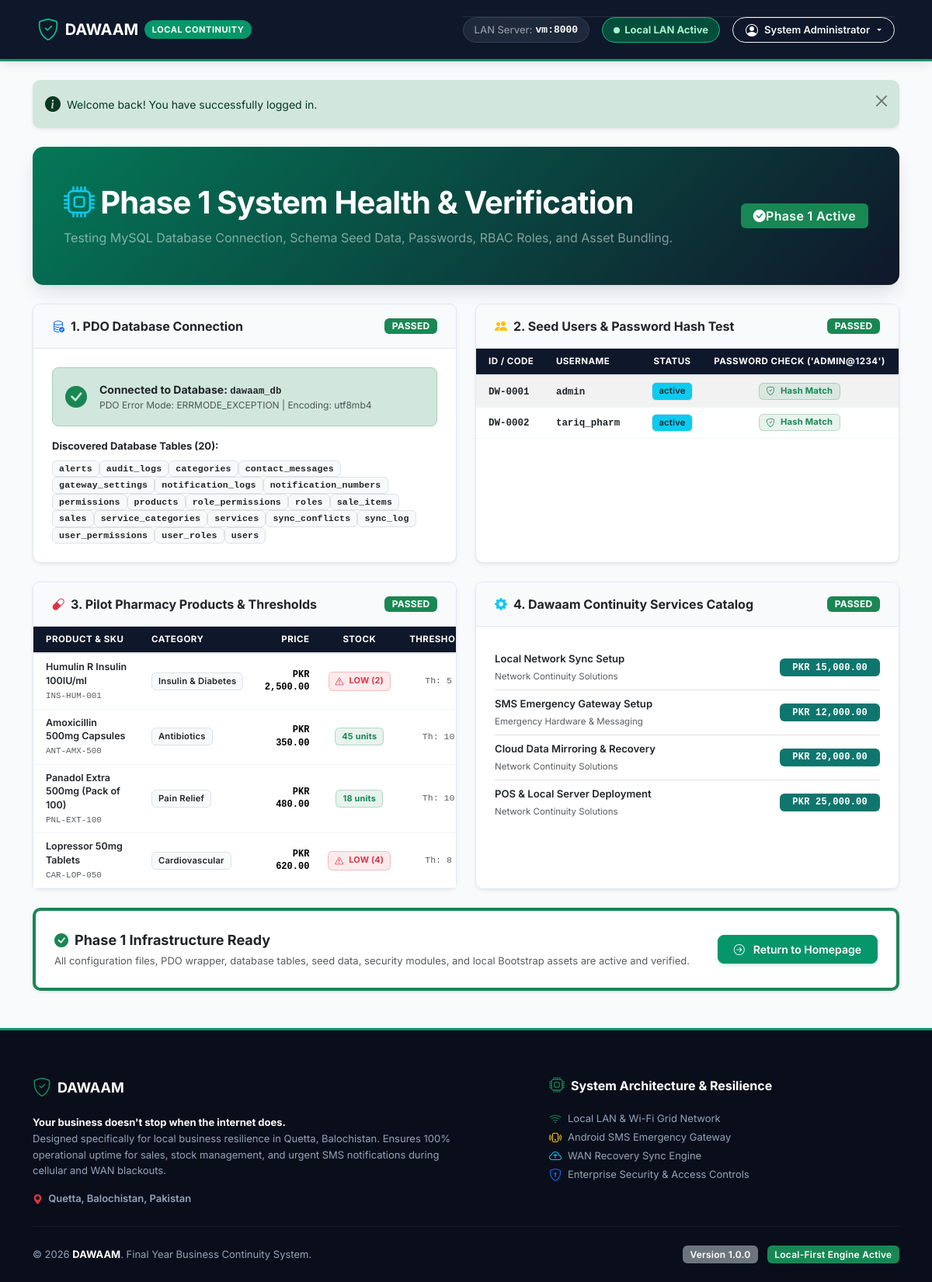
Screenshot of /test_db.php (signed in) with the database file from the repository.
### tables this page shows
CREATE TABLE `users` (
  `id` INT AUTO_INCREMENT PRIMARY KEY,
  `user_code` VARCHAR(20) NOT NULL UNIQUE COMMENT 'Unique identifier, e.g. DW-0001',
  `name` VARCHAR(100) NOT NULL,
  `username` VARCHAR(50) NOT NULL UNIQUE,
  `email` VARCHAR(100) NULL,
  `password_hash` VARCHAR(255) NOT NULL,
  `status` ENUM('active', 'inactive', 'suspended') NOT NULL DEFAULT 'active',
  `created_at` DATETIME NOT NULL DEFAULT CURRENT_TIMESTAMP,
  `updated_at` DATETIME NOT NULL DEFAULT CURRENT_TIMESTAMP ON UPDATE CURRENT_TIMESTAMP
);

CREATE TABLE `products` (
  `id` INT AUTO_INCREMENT PRIMARY KEY,
  `category_id` INT NULL,
  `name` VARCHAR(150) NOT NULL,
  `sku` VARCHAR(50) UNIQUE NULL,
  `price` DECIMAL(10,2) NOT NULL DEFAULT 0.00,
  `stock_qty` INT NOT NULL DEFAULT 0,
  `low_stock_threshold` INT NOT NULL DEFAULT 5,
  `created_at` DATETIME NOT NULL DEFAULT CURRENT_TIMESTAMP,
  `updated_at` DATETIME NOT NULL DEFAULT CURRENT_TIMESTAMP ON UPDATE CURRENT_TIMESTAMP,
  CONSTRAINT `fk_prod_cat` FOREIGN KEY (`category_id`) REFERENCES `categories`(`id`) ON DELETE SET NULL
);

CREATE TABLE `categories` (
  `id` INT AUTO_INCREMENT PRIMARY KEY,
  `name` VARCHAR(100) NOT NULL UNIQUE,
  `description` TEXT NULL,
  `created_at` DATETIME NOT NULL DEFAULT CURRENT_TIMESTAMP
);

CREATE TABLE `services` (
  `id` INT AUTO_INCREMENT PRIMARY KEY,
  `category_id` INT NOT NULL,
  `title` VARCHAR(150) NOT NULL,
  `description` TEXT NOT NULL,
  `price` DECIMAL(10,2) NOT NULL DEFAULT 0.00,
  `image_path` VARCHAR(255) NULL,
  `created_at` DATETIME NOT NULL DEFAULT CURRENT_TIMESTAMP,
  `updated_at` DATETIME NOT NULL DEFAULT CURRENT_TIMESTAMP ON UPDATE CURRENT_TIMESTAMP,
  CONSTRAINT `fk_services_cat` FOREIGN KEY (`category_id`) REFERENCES `service_categories`(`id`) ON DELETE CASCADE
);

CREATE TABLE `service_categories` (
  `id` INT AUTO_INCREMENT PRIMARY KEY,
  `name` VARCHAR(100) NOT NULL,
  `created_at` DATETIME NOT NULL DEFAULT CURRENT_TIMESTAMP
);

### test_db.php (the view, shortened to what the rows shown need)
<?php
require_once __DIR__ . '/includes/auth.php';
require_once __DIR__ . '/includes/header.php';
?>
<div class="row mb-4">
    <div class="col-12">
        <div class="dw-hero-banner">
            <div class="d-flex justify-content-between align-items-center flex-wrap gap-3">
                <div>
                    <h1 class="display-6 fw-bold mb-2 text-white d-flex align-items-center gap-2">
                        <i class="bi bi-cpu text-info"></i> Phase 1 System Health & Verification
                    </h1>
                </div>
            </div>
        </div>
    </div>
</div>
<div class="row g-4 mb-4">
    <div class="col-12 col-xl-6">
        <div class="dw-card h-100 shadow-sm">
            <div class="card-body p-0">
                <div class="table-responsive">
                    <table class="table table-hover table-striped align-middle small mb-0 border-0">
                        <thead class="table-dark text-white" style="background-color: #0f172a; font-size: 0.72rem;">
                            <tr>
                                <th class="ps-3 py-2 text-white" style="min-width: 90px; background-color: #0f172a;">ID / CODE</th>
                                <th class="py-2 text-white" style="min-width: 120px; background-color: #0f172a;">USERNAME</th>
                                <th class="text-center py-2 text-white" style="min-width: 80px; background-color: #0f172a;">STATUS</th>
                                <th class="text-center py-2 text-white pe-3" style="min-width: 150px; background-color: #0f172a;">PASSWORD CHECK ('Admin@1234')</th>
                            </tr>
                        </thead>
                        <tbody>
                            <?php
                            $stmt_u = $pdo->query("SELECT id, user_code, name, username, email, password_hash, status FROM users ORDER BY id ASC");
                            $users = $stmt_u->fetchAll();
                            foreach ($users as $u):
                                $pass_valid = password_verify('Admin@1234', $u['password_hash']);
                            ?>
                                <tr>
                                    <td class="ps-3 py-2">
                                        <strong class="font-monospace text-dark" style="font-size: 0.78rem;"><?php echo sanitize($u['user_code']); ?></strong>
                                    </td>
                                    <td class="py-2">
                                        <span class="font-monospace text-dark fw-semibold" style="font-size: 0.78rem; word-break: break-all;"><?php echo sanitize($u['username']); ?></span>
                                    </td>
                                    <td class="text-center py-2">
                                        <span class="badge bg-info text-dark border px-2 py-0.5 fw-semibold text-nowrap" style="font-size: 0.7rem;"><?php echo sanitize($u['status']); ?></span>
                                    </td>
                                    <td class="text-center py-2 pe-3">
                                        <?php if ($pass_valid): ?>
                                            <span class="badge bg-success bg-opacity-10 text-success border border-success border-opacity-25 px-2.5 py-1 fw-bold text-nowrap" style="font-size: 0.7rem;">
                                                <i class="bi bi-shield-check me-1"></i> Hash Match
                                            </span>
                                        <?php else: ?>
                                            <span class="badge bg-danger bg-opacity-10 text-danger border border-danger border-opacity-25 px-2.5 py-1 fw-bold text-nowrap" style="font-size: 0.7rem;">
                                                <i class="bi bi-x-circle me-1"></i> Hash Fail
                                            </span>
                                        <?php endif; ?>
                                    </td>
                                </tr>
                            <?php endforeach; ?>
                        </tbody>
                    </table>
                </div>
            </div>
        </div>
    </div>
    <div class="col-12 col-xl-6">
        <div class="dw-card h-100 shadow-sm">
            <div class="card-body p-0">
                <div class="table-responsive">
                    <table class="table table-hover align-middle small mb-0 border-0">
                        <thead class="table-dark text-white" style="background-color: #0f172a; font-size: 0.72rem;">
                            <tr>
                                <th class="ps-3 py-2 text-white" style="min-width: 140px; background-color: #0f172a;">PRODUCT & SKU</th>
                                <th class="py-2 text-white" style="min-width: 110px; background-color: #0f172a;">CATEGORY</th>
                                <th class="text-end py-2 text-white" style="min-width: 85px; background-color: #0f172a;">PRICE</th>
                                <th class="text-center py-2 text-white" style="min-width: 90px; background-color: #0f172a;">STOCK</th>
                                <th class="text-center py-2 text-white pe-3" style="min-width: 95px; background-color: #0f172a;">THRESHOLD</th>
                            </tr>
                        </thead>
                        <tbody>
                            <?php
                            $stmt_p = $pdo->query("
                                SELECT p.name, p.sku, p.price, p.stock_qty, p.low_stock_threshold, c.name AS category_name
                                FROM products p
                                LEFT JOIN categories c ON p.category_id = c.id
                                ORDER BY p.id ASC
                            ");
                            $products = $stmt_p->fetchAll();
                            foreach ($products as $p):
                                $is_low = ($p['stock_qty'] <= $p['low_stock_threshold']);
                            ?>
                                <tr>
                                    <td class="ps-3 py-2">
                                        <strong class="text-dark d-block" style="font-size: 0.78rem; font-weight: 600;"><?php echo sanitize($p['name']); ?></strong>
                                        <code class="text-muted" style="font-size: 0.68rem; font-family: var(--dw-font-mono);"><?php echo sanitize($p['sku']); ?></code>
                                    </td>
                                    <td class="py-2">
                                        <span class="badge bg-light text-dark border px-2 py-0.5" style="font-size: 0.7rem;"><?php echo sanitize($p['category_name']); ?></span>
                                    </td>
                                    <td class="text-end py-2 font-monospace fw-semibold" style="font-size: 0.75rem;">
                                        PKR <?php echo number_format($p['price'], 2); ?>
                                    </td>
                                    <td class="text-center py-2">
                                        <?php if ($is_low): ?>
                                            <span class="badge bg-danger bg-opacity-10 text-danger border border-danger border-opacity-25 px-2 py-0.5 fw-bold text-nowrap" style="font-size: 0.68rem;">
                                                <i class="bi bi-exclamation-triangle me-1"></i> LOW (<?php echo $p['stock_qty']; ?>)
                                            </span>
                                        <?php else: ?>
                                            <span class="badge bg-success bg-opacity-10 text-success border border-success border-opacity-25 px-2 py-0.5 fw-bold text-nowrap" style="font-size: 0.68rem;">
                                                <?php echo $p['stock_qty']; ?> units
                                            </span>
                                        <?php endif; ?>
                                    </td>
                                    <td class="text-center py-2 pe-3 text-muted font-monospace" style="font-size: 0.72rem;">
                                        Th: <?php echo $p['low_stock_threshold']; ?>
                                    </td>
                                </tr>
                            <?php endforeach; ?>
                        </tbody>
                    </table>
                </div>
            </div>
        </div>
    </div>
    <div class="col-12 col-xl-6">
        <div class="dw-card h-100 shadow-sm">
            <div class="card-body p-4">
                <?php
                $stmt_s = $pdo->query("
                    SELECT s.title, s.price, sc.name AS category_name
                    FROM services s
                    JOIN service_categories sc ON s.category_id = sc.id
                    ORDER BY s.id ASC
                ");
                $services = $stmt_s->fetchAll();
                ?>
                <ul class="list-group list-group-flush border-0">
                    <?php foreach ($services as $index => $s): ?>
                        <li class="list-group-item d-flex justify-content-between align-items-center px-0 py-2.5 <?php echo $index < count($services) - 1 ? 'border-bottom' : 'border-0'; ?>">
                            <div class="pe-3 min-w-0">
                                <strong class="text-dark d-block" style="font-size: 0.82rem; font-weight: 600;"><?php echo sanitize($s['title']); ?></strong>
                                <span class="text-muted small" style="font-size: 0.72rem;"><?php echo sanitize($s['category_name']); ?></span>
                            </div>
                            <span class="badge text-white px-3 py-1.5 font-monospace text-nowrap flex-shrink-0" style="background-color: #0f766e; font-size: 0.75rem;">
                                PKR <?php echo number_format($s['price'], 2); ?>
                            </span>
                        </li>
                    <?php endforeach; ?>
                </ul>
            </div>
        </div>
    </div>
</div>
<?php require_once __DIR__ . '/includes/footer.php'; ?>

### includes/navbar.php (shortened to what the rows shown need)
<?php
$user = current_user();
?>
<nav class="navbar navbar-expand-xl navbar-dark dw-navbar sticky-top">
    <div class="container-fluid px-3 px-xl-4">
        <div class="collapse navbar-collapse" id="dwNavbar">
            <div class="d-flex flex-column flex-xl-row align-items-start align-items-xl-center gap-2 gap-xl-3 pt-3 pt-xl-0 border-top border-xl-0 border-secondary border-opacity-25">
                <?php if ($user): ?>
                    <div class="dropdown text-nowrap w-100 w-xl-auto">
                        <button class="btn btn-outline-light dropdown-toggle btn-sm rounded-pill px-3 py-1.5 fw-semibold d-flex align-items-center justify-content-between justify-content-xl-start dw-user-btn" type="button" id="userMenu" data-bs-toggle="dropdown" aria-expanded="false">
                            <span class="d-inline-flex align-items-center gap-2">
                                <i class="bi bi-person-circle fs-6"></i>
                                <span class="dw-user-name-text"><?php echo sanitize($user['name']); ?></span>
                            </span>
                        </button>
                    </div>
                <?php else: ?>
                    <a href="<?php echo BASE_URL; ?>/admin/login.php" class="btn btn-dw-primary btn-sm px-3 py-2 text-nowrap d-inline-flex align-items-center justify-content-center gap-2 w-100 w-xl-auto">
                        <i class="bi bi-lock-fill"></i> <span>Staff Login</span>
                    </a>
                <?php endif; ?>
            </div>
        </div>
    </div>
</nav>

### rows the page displays
users: name "System Administrator", user_code "DW-0001", username "admin", status "active", shows "Hash Match"
users: user_code "DW-0002", username "tariq_pharm", status "active", shows "Hash Match"
products: name "Humulin R Insulin 100IU/ml", sku "INS-HUM-001", category.name "Insulin & Diabetes", price "2,500.00", stock_qty "2", low_stock_threshold "5"
products: name "Amoxicillin 500mg Capsules", sku "ANT-AMX-500", category.name "Antibiotics", price "350.00", stock_qty "45", low_stock_threshold "10"
products: name "Panadol Extra 500mg (Pack of 100)", sku "PNL-EXT-100", category.name "Pain Relief", price "480.00", stock_qty "18", low_stock_threshold "10"
products: name "Lopressor 50mg Tablets", sku "CAR-LOP-050", category.name "Cardiovascular", price "620.00", stock_qty "4", low_stock_threshold "8"
services: title "Local Network Sync Setup", category.name "Network Continuity Solutions", price "15,000.00"
services: title "SMS Emergency Gateway Setup", category.name "Emergency Hardware & Messaging", price "12,000.00"
services: title "Cloud Data Mirroring & Recovery", category.name "Network Continuity Solutions", price "20,000.00"
services: title "POS & Local Server Deployment", category.name "Network Continuity Solutions", price "25,000.00"

### other values shown
APP_NAME "DAWAAM"
SERVER_LAN_IP "vm"
$message "Welcome back! You have successfully logged in."
$db_name "dawaam_db"
count($tables) "20"
$t "alerts"
$t "audit_logs"
$t "categories"
$t "contact_messages"
$t "gateway_settings"
$t "notification_logs"
$t "notification_numbers"
$t "permissions"
$t "products"
$t "role_permissions"
